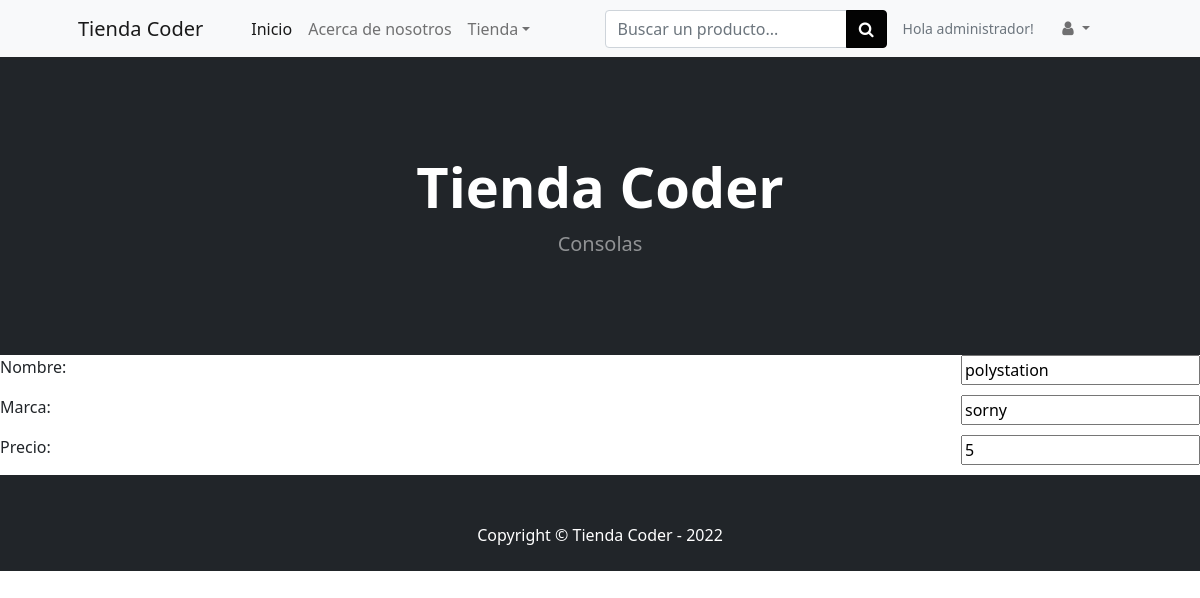
Screenshot of /Tienda_Coder/consola_editar/1/ (signed in) with the database file from the repository.
### Tienda_Coder/models.py (models this page shows, shortened)
class Consolas(models.Model):
    nombre = models.CharField(max_length=30)
    marca = models.CharField(max_length=20)
    precio = models.IntegerField()

### Tienda_Coder/views.py (the view)
# urls.py: path('Tienda_Coder/consola_editar/<id>/', Editar_Consola, name='consola_editar'),
def Editar_Consola(request, id):
    consola = Consolas.objects.get(id=id)
    if request.method == 'POST':
        form = Consolas_Form(request.POST)
        if form.is_valid():
            data = form.cleaned_data
            consola.nombre = data['nombre']
            consola.marca = data['marca']
            consola.precio = data['precio']
            consola.save()
            return redirect('consolas')
        else:
            return render(request, 'Tienda_Coder/consola_editar.html', {'form': form, 'errores': form.errors})
    else:
        form = Consolas_Form(initial={'nombre': consola.nombre, 'marca': consola.marca, 'precio': consola.precio})
        return render(request, 'Tienda_Coder/consola_editar.html', {'form': form, 'errores': ''})

### Tienda_Coder/forms.py
class Consolas_Form(forms.Form):
    nombre = forms.CharField()
    marca = forms.CharField()
    precio = forms.IntegerField()

### Tienda_Coder/templates/Tienda_Coder/consola_editar.html (shortened to what this page needs)
{% extends 'Tienda_Coder/base.html' %}
{% load static %}
{% block titulo %}
                    <h1 class="display-4 fw-bolder">Tienda Coder</h1>
                    <p class="lead fw-normal text-white-50 mb-0">Consolas</p>
{% endblock %}
{% block contenido %}
<form method="post">
    {{ form.as_p }}
</form>
{% endblock %}

### Tienda_Coder/templates/Tienda_Coder/base.html (shortened to what this page needs)
<!DOCTYPE html>
<html lang="en">
    <head>
        {% load static %}
        <link href="https://cdn.jsdelivr.net/npm/bootstrap-icons@1.5.0/font/bootstrap-icons.css" rel="stylesheet" />
        <link href="{% static 'Tienda_Coder/css/styles.css' %}" rel="stylesheet" />
        <link rel="stylesheet" href="https://cdnjs.cloudflare.com/ajax/libs/font-awesome/4.7.0/css/font-awesome.min.css">
    </head>
    <body>
        <nav class="navbar navbar-expand-lg navbar-light bg-light">
            <div class="container px-4 px-lg-5">
                <a class="navbar-brand" >Tienda Coder</a>
                <div class="collapse navbar-collapse" id="navbarSupportedContent">
                    <ul class="navbar-nav me-auto mb-2 mb-lg-0 ms-lg-4">
                        <li class="nav-item"><a class="nav-link active" aria-current="page" href="/Tienda_Coder/inicio/">Inicio</a></li>
                        <li class="nav-item"><a class="nav-link" href="/Tienda_Coder/acerca_de/">Acerca de nosotros</a></li>
                        <li class="nav-item dropdown">
                            <a class="nav-link dropdown-toggle" id="navbarDropdown" href="#" role="button" data-bs-toggle="dropdown" aria-expanded="false">Tienda</a>
                        </li>
                    </ul>
                    <form class="d-none d-md-inline-block form-inline ms-auto me-0 me-md-3 my-2 my-md-0">
                        <div class="input-group">
                            <input class="form-control" type="text" placeholder="Buscar un producto..." aria-label="Buscar un producto..." aria-describedby="btnNavbarSearch" />
                            <button class="btn btn-primary" id="btnNavbarSearch" type="button" backgroundimage ><i class="fa fa-search" ></i></button>
                        </div>
                    </form>
                    {% if request.user.is_authenticated %}
                        <p class="small text-muted mb-4 mb-lg-0">Hola {{request.user.username}}!</p>
                    {% endif %}
                    <ul class="navbar-nav ms-auto ms-md-0 me-3 me-lg-4">
                        <li class="nav-item dropdown">
                            <a class="nav-link dropdown-toggle" id="navbarDropdown" href="#" role="button" data-bs-toggle="dropdown" aria-expanded="false">
                            <svg class="svg-inline--fa fa-user fa-fw" aria-hidden="false" focusable="false" data-prefix="fas" data-icon="user" role="img" xmlns="http://www.w3.org/2000/svg" viewBox="0 0 448 512" data-fa-i2svg=""><i class="fa fa-user"></i></svg>
                            </a>
                        </li>
                    </ul>
                </div>
            </div>
        </nav>
        <header class="bg-dark py-5">
            <div class="container px-4 px-lg-5 my-5">
                <div class="text-center text-white">
                    {% block titulo %}{% endblock %}
                </div>
            </div>
        </header>
        {% block contenido %}
        {% endblock %}
    </body>
    <footer class="py-5 bg-dark">
        <div class="footer"><p class="m-0 text-center text-white">Copyright &copy; Tienda Coder - 2022</p></div>
    </footer>
</html>

### rows the page displays
Consolas: nombre "polystation", marca "sorny", precio "5"

### other values shown
{{ request.user.username }} "administrador"
